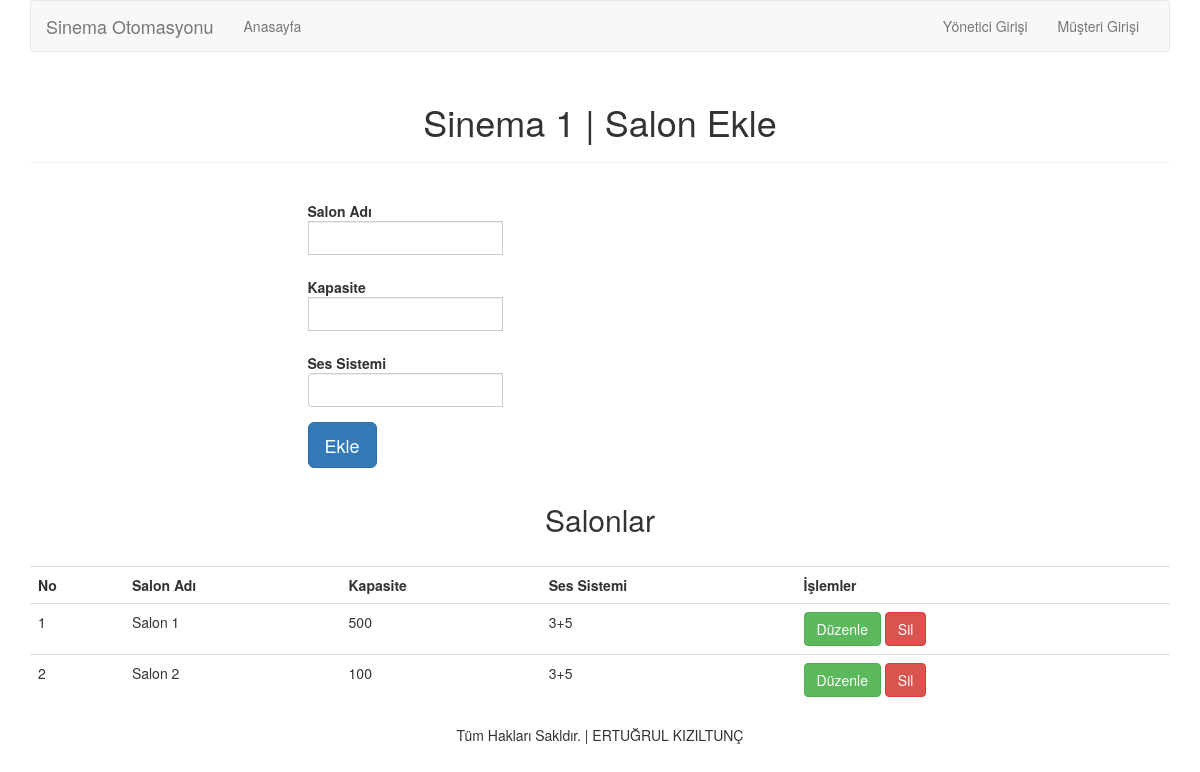
Page /salon_ekle.php?sinema_id=2 on the committed database.
### tables this page shows
CREATE TABLE `sinemalar` (
  `sinema_id` int(11) NOT NULL,
  `adi` varchar(255) NOT NULL,
  `yeri` text NOT NULL,
  `salon_sayisi` int(11) NOT NULL
);

CREATE TABLE `salonlar` (
  `salon_id` int(11) NOT NULL,
  `sinema_id` int(11) NOT NULL,
  `salon_adi` text NOT NULL,
  `kapasite` int(11) NOT NULL,
  `ses_sistemi` text NOT NULL
);

### salon_ekle.php (the view, shortened to what this page needs)
<?php
	include "inc/header.php";
	$sinema_id=$_REQUEST["sinema_id"];
	$sinema = mysql_fetch_array(mysql_query("select * from sinemalar where sinema_id='$sinema_id'"));
?>
<div class="container">
			<div class="row main">
				<div class="panel-heading">
	               <div class="panel-title text-center">
	               		<h1 class="title"><?=$sinema["adi"]?> | Salon Ekle</h1>
	               		<hr />
	               	</div>
	            </div>
	            <div class="col-md-6 col-md-offset-3">
				<div >
					<form class="form-horizontal" method="post" action="#">
						<div class="form-group">
							<label for="name" class="cols-sm-2 control-label">Salon Adı</label>
							<div class="cols-sm-10">
								<div class="input-group">
									<input type="text" class="form-control" name="salon_adi"   />
								</div>
							</div>
						</div>
						<div class="form-group">
							<label for="name" class="cols-sm-2 control-label">Kapasite</label>
							<div class="cols-sm-10">
								<div class="input-group">
									<input type="text" class="form-control" name="kapasite"   />
								</div>
							</div>
						</div>
						<div class="form-group">
							<label for="name" class="cols-sm-2 control-label">Ses Sistemi</label>
							<div class="cols-sm-10">
								<div class="input-group">
									<input type="text" class="form-control" name="ses_sistemi"   />
								</div>
							</div>
						</div>
						<div class="form-group">
							<button type="submit" class="btn btn-primary btn-lg login-button">Ekle</button>
						</div>
					</form>
				</div>
				</div>
			</div>
		</div>
<div class="container">
		<div class="row">
			<div class="col-md-12 text-center"> <h2> Salonlar</h2></div>
			<div class="col-md-12">
				<table class="table" style="margin-top:20px;">
					<tr>
						<th>No </th>
						<th> Salon Adı</th>
						<th>Kapasite</th>
						<th> Ses Sistemi</th>
						<th> İşlemler</th>
					</tr>
						<?php
							$sor = mysql_Query("select * from salonlar where sinema_id='$sinema_id' order by salon_adi asc");
							if(mysql_num_rows($sor) == 0) {
								echo ' <tr> <td colspan="5" class="text-center"> Salon Yok</td></tr>';
							}else {
								while($sinema = mysql_fetch_array($sor)) {
									echo '
									<tr>
										<td> '.$sinema["salon_id"].'</td>
										<td> '.$sinema["salon_adi"].'</td>
										<td> '.$sinema["kapasite"].'</td>
										<td> '.$sinema["ses_sistemi"].'</td>
										<td>
										<a class="btn btn-success" href="salon_duzenle.php?sinema_id='.$sinema_id.'&salon_id='.$sinema["salon_id"].'"> Düzenle</a>
										<a class="btn btn-danger" href="?act=sil&salon_id='.$sinema["salon_id"].'&sinema_id='.$sinema_id.'"> Sil</a>
										</td>
									</tr>
									';
								}
							}
						?>
				</table>
			</div>
		</div>
	</div>
<?php
	include "inc/footer.php";
?>

### rows in the picture
sinemalar: adi "Sinema 1"
salonlar: salon_id "1", salon_adi "Salon 1", kapasite "500", ses_sistemi "3+5"
salonlar: salon_id "2", salon_adi "Salon 2", kapasite "100", ses_sistemi "3+5"
